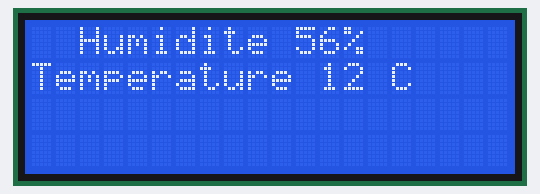
Recording of a sketch running on a simulated Arduino Uno, built with avr-gcc and run on an emulated ATmega328P. Shown: 20×4 character LCD.

Above: at 0.2 s.
At 5.2 s:
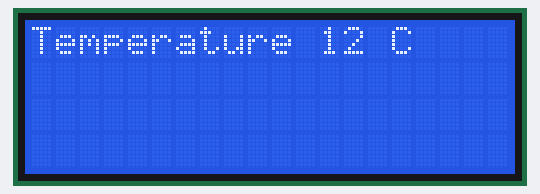
At 10.3 s:
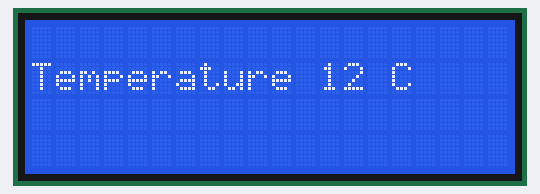
At 15.3 s:
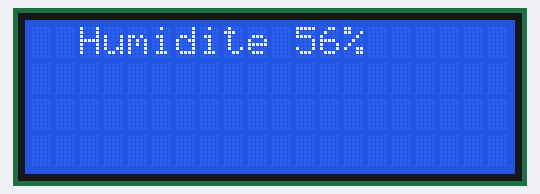

The sketch:

crystal_led.ino
```cpp
//YWROBOT
//Compatible with the Arduino IDE 1.0
//Library version:1.1
#include <Wire.h>
#include <LiquidCrystal_I2C.h>

LiquidCrystal_I2C lcd(0x27,20,4);  // set the LCD address to 0x27 for a 16 chars and 2 line display

void setup()
{
  lcd.init();                      // initialize the lcd
  lcd.init();
  // Print a message to the LCD.
  lcd.backlight();
  lcd.setCursor(2,0);
  lcd.print("Humidite 56%");
  lcd.setCursor(0,1);
  lcd.print("Temperature 12 C");
}


void loop()
{
    lcd.setCursor(2,0);
  lcd.print("Humidite 56%");
  delay(5000);
  lcd.clear();
  lcd.print("Temperature 12 C");
   delay(5000);
  lcd.clear();
  lcd.setCursor(0,1);
  lcd.print("Temperature 12 C");
   delay(5000);
  lcd.clear();
}
```

Measured:
- by itself, everything shown: repeats every 15.1 s, in 4 steps
- what the display in image 1 shows lasts 5.0 s, from 5.2 s to 10.2 s
